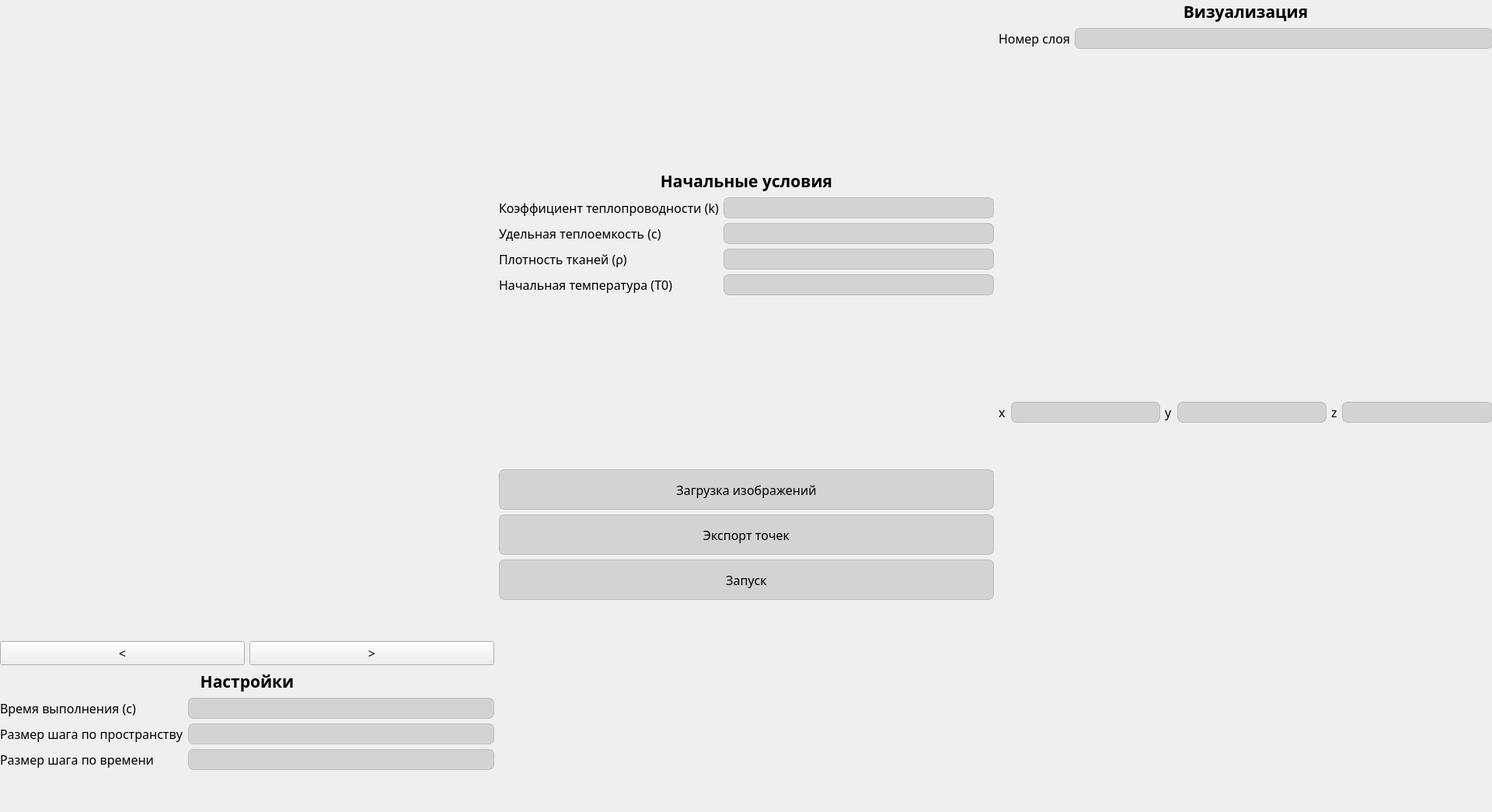
<?xml version="1.0" encoding="UTF-8"?>
<ui version="4.0">
 <class>MainWindow</class>
 <widget class="QMainWindow" name="MainWindow">
  <property name="geometry">
   <rect>
    <x>0</x>
    <y>0</y>
    <width>1920</width>
    <height>1045</height>
   </rect>
  </property>
  <property name="font">
   <font>
    <family>JetBrainsMonoNL NFP</family>
    <pointsize>12</pointsize>
    <italic>false</italic>
    <bold>false</bold>
   </font>
  </property>
  <property name="windowTitle">
   <string>MainWindow</string>
  </property>
  <property name="styleSheet">
   <string notr="true">font: 12pt &quot;JetBrainsMonoNL NFP&quot;;</string>
  </property>
  <widget class="QWidget" name="centralwidget">
   <widget class="QWidget" name="layoutWidget">
    <property name="geometry">
     <rect>
      <x>0</x>
      <y>0</y>
      <width>1921</width>
      <height>991</height>
     </rect>
    </property>
    <layout class="QHBoxLayout" name="horizontalLayout_3">
     <item>
      <layout class="QVBoxLayout" name="verticalLayout_3">
       <item>
        <widget class="QWidget" name="widget_geometry" native="true"/>
       </item>
       <item>
        <layout class="QVBoxLayout" name="layout_settings">
         <item>
          <layout class="QHBoxLayout" name="horizontalLayout_9">
           <item>
            <widget class="QPushButton" name="pushButton">
             <property name="text">
              <string>&lt;</string>
             </property>
            </widget>
           </item>
           <item>
            <widget class="QPushButton" name="pushButton_2">
             <property name="text">
              <string>&gt;</string>
             </property>
            </widget>
           </item>
          </layout>
         </item>
         <item>
          <widget class="QLabel" name="label_settings">
           <property name="sizePolicy">
            <sizepolicy hsizetype="Preferred" vsizetype="Maximum">
             <horstretch>0</horstretch>
             <verstretch>0</verstretch>
            </sizepolicy>
           </property>
           <property name="font">
            <font>
             <family>JetBrainsMonoNL NFP</family>
             <pointsize>16</pointsize>
             <italic>false</italic>
             <bold>true</bold>
            </font>
           </property>
           <property name="styleSheet">
            <string notr="true">font-weight: bold;
font-size: 16pt;</string>
           </property>
           <property name="text">
            <string>Настройки</string>
           </property>
           <property name="alignment">
            <set>Qt::AlignmentFlag::AlignCenter</set>
           </property>
          </widget>
         </item>
         <item>
          <layout class="QHBoxLayout" name="horizontalLayout">
           <item>
            <layout class="QVBoxLayout" name="verticalLayout_2">
             <item>
              <widget class="QLabel" name="label_time">
               <property name="text">
                <string>Время выполнения (с)</string>
               </property>
              </widget>
             </item>
             <item>
              <widget class="QLabel" name="label_hx">
               <property name="text">
                <string>Размер шага по пространству</string>
               </property>
              </widget>
             </item>
             <item>
              <widget class="QLabel" name="label_ht">
               <property name="text">
                <string>Размер шага по времени</string>
               </property>
              </widget>
             </item>
            </layout>
           </item>
           <item>
            <layout class="QVBoxLayout" name="verticalLayout">
             <item>
              <widget class="QLineEdit" name="lineEdit_time">
               <property name="styleSheet">
                <string notr="true">background-color: rgba(0, 0, 0, 30);
border: 1px solid rgba(0, 0, 0, 40);
border-radius: 7px;</string>
               </property>
              </widget>
             </item>
             <item>
              <widget class="QLineEdit" name="lineEdit_hx">
               <property name="styleSheet">
                <string notr="true">background-color: rgba(0, 0, 0, 30);
border: 1px solid rgba(0, 0, 0, 40);
border-radius: 7px;</string>
               </property>
              </widget>
             </item>
             <item>
              <widget class="QLineEdit" name="lineEdit_ht">
               <property name="styleSheet">
                <string notr="true">background-color: rgba(0, 0, 0, 30);
border: 1px solid rgba(0, 0, 0, 40);
border-radius: 7px;</string>
               </property>
               <property name="text">
                <string/>
               </property>
              </widget>
             </item>
            </layout>
           </item>
          </layout>
         </item>
        </layout>
       </item>
      </layout>
     </item>
     <item>
      <layout class="QVBoxLayout" name="verticalLayout_10">
       <item>
        <layout class="QVBoxLayout" name="layout_init_conds">
         <item>
          <widget class="QLabel" name="label_init_conds">
           <property name="sizePolicy">
            <sizepolicy hsizetype="Preferred" vsizetype="Maximum">
             <horstretch>0</horstretch>
             <verstretch>0</verstretch>
            </sizepolicy>
           </property>
           <property name="font">
            <font>
             <family>JetBrainsMonoNL NFP</family>
             <pointsize>16</pointsize>
             <italic>false</italic>
             <bold>true</bold>
            </font>
           </property>
           <property name="styleSheet">
            <string notr="true">font-weight: bold;
font-size: 16pt;</string>
           </property>
           <property name="text">
            <string>Начальные условия</string>
           </property>
           <property name="alignment">
            <set>Qt::AlignmentFlag::AlignCenter</set>
           </property>
          </widget>
         </item>
         <item>
          <layout class="QHBoxLayout" name="horizontalLayout_2">
           <item>
            <layout class="QVBoxLayout" name="verticalLayout_4">
             <item>
              <widget class="QLabel" name="label_k">
               <property name="text">
                <string>Коэффициент теплопроводности (k)</string>
               </property>
              </widget>
             </item>
             <item>
              <widget class="QLabel" name="label_c">
               <property name="text">
                <string>Удельная теплоемкость (c)</string>
               </property>
              </widget>
             </item>
             <item>
              <widget class="QLabel" name="label_rho">
               <property name="text">
                <string>Плотность тканей (ρ)</string>
               </property>
              </widget>
             </item>
             <item>
              <widget class="QLabel" name="label_t0">
               <property name="text">
                <string>Начальная температура (T0)</string>
               </property>
              </widget>
             </item>
            </layout>
           </item>
           <item>
            <layout class="QVBoxLayout" name="verticalLayout_5">
             <item>
              <widget class="QLineEdit" name="lineEdit_k">
               <property name="styleSheet">
                <string notr="true">background-color: rgba(0, 0, 0, 30);
border: 1px solid rgba(0, 0, 0, 40);
border-radius: 7px;</string>
               </property>
              </widget>
             </item>
             <item>
              <widget class="QLineEdit" name="lineEdit_c">
               <property name="styleSheet">
                <string notr="true">background-color: rgba(0, 0, 0, 30);
border: 1px solid rgba(0, 0, 0, 40);
border-radius: 7px;</string>
               </property>
              </widget>
             </item>
             <item>
              <widget class="QLineEdit" name="lineEdit_rho">
               <property name="styleSheet">
                <string notr="true">background-color: rgba(0, 0, 0, 30);
border: 1px solid rgba(0, 0, 0, 40);
border-radius: 7px;</string>
               </property>
              </widget>
             </item>
             <item>
              <widget class="QLineEdit" name="lineEdit_t0">
               <property name="styleSheet">
                <string notr="true">background-color: rgba(0, 0, 0, 30);
border: 1px solid rgba(0, 0, 0, 40);
border-radius: 7px;</string>
               </property>
              </widget>
             </item>
            </layout>
           </item>
          </layout>
         </item>
        </layout>
       </item>
       <item>
        <layout class="QVBoxLayout" name="verticalLayout_9">
         <item>
          <widget class="QPushButton" name="pushButton_upload_imgs">
           <property name="styleSheet">
            <string notr="true">QPushButton {
	background-color: rgba(0, 0, 0, 30);
	border: 1px solid rgba(0, 0, 0, 40);
	border-radius: 7px;
	width: 230px;
	height: 50px;
}

QPushButton:hover {
	background-color: rgba(0, 0, 0, 40);
}

QPushButton:pressed {
	background-color: rgba(0, 0, 0, 70);
}</string>
           </property>
           <property name="text">
            <string>Загрузка изображений</string>
           </property>
          </widget>
         </item>
         <item>
          <widget class="QPushButton" name="pushButton_export">
           <property name="styleSheet">
            <string notr="true">QPushButton {
	background-color: rgba(0, 0, 0, 30);
	border: 1px solid rgba(0, 0, 0, 40);
	border-radius: 7px;
	width: 230px;
	height: 50px;
}

QPushButton:hover {
	background-color: rgba(0, 0, 0, 40);
}

QPushButton:pressed {
	background-color: rgba(0, 0, 0, 70);
}</string>
           </property>
           <property name="text">
            <string>Экспорт точек</string>
           </property>
          </widget>
         </item>
         <item>
          <widget class="QPushButton" name="pushButton_run">
           <property name="styleSheet">
            <string notr="true">QPushButton {
	background-color: rgba(0, 0, 0, 30);
	border: 1px solid rgba(0, 0, 0, 40);
	border-radius: 7px;
	width: 230px;
	height: 50px;
}

QPushButton:hover {
	background-color: rgba(0, 0, 0, 40);
}

QPushButton:pressed {
	background-color: rgba(0, 0, 0, 70);
}</string>
           </property>
           <property name="text">
            <string>Запуск</string>
           </property>
          </widget>
         </item>
        </layout>
       </item>
      </layout>
     </item>
     <item>
      <layout class="QVBoxLayout" name="verticalLayout_8">
       <item>
        <widget class="QLabel" name="label_vizual">
         <property name="sizePolicy">
          <sizepolicy hsizetype="Preferred" vsizetype="Maximum">
           <horstretch>0</horstretch>
           <verstretch>0</verstretch>
          </sizepolicy>
         </property>
         <property name="font">
          <font>
           <family>JetBrainsMonoNL NFP</family>
           <pointsize>16</pointsize>
           <italic>false</italic>
           <bold>true</bold>
          </font>
         </property>
         <property name="styleSheet">
          <string notr="true">font-weight: bold;
font-size: 16pt;</string>
         </property>
         <property name="text">
          <string>Визуализация</string>
         </property>
         <property name="alignment">
          <set>Qt::AlignmentFlag::AlignCenter</set>
         </property>
        </widget>
       </item>
       <item>
        <layout class="QVBoxLayout" name="verticalLayout_7">
         <item>
          <layout class="QHBoxLayout" name="horizontalLayout_4" stretch="0,0">
           <property name="spacing">
            <number>6</number>
           </property>
           <property name="sizeConstraint">
            <enum>QLayout::SizeConstraint::SetDefaultConstraint</enum>
           </property>
           <item>
            <widget class="QLabel" name="label_layer_num">
             <property name="sizePolicy">
              <sizepolicy hsizetype="Preferred" vsizetype="Maximum">
               <horstretch>0</horstretch>
               <verstretch>0</verstretch>
              </sizepolicy>
             </property>
             <property name="text">
              <string>Номер слоя</string>
             </property>
            </widget>
           </item>
           <item>
            <widget class="QLineEdit" name="lineEdit_layer_num">
             <property name="styleSheet">
              <string notr="true">background-color: rgba(0, 0, 0, 30);
border: 1px solid rgba(0, 0, 0, 40);
border-radius: 7px;</string>
             </property>
            </widget>
           </item>
          </layout>
         </item>
         <item>
          <widget class="QWidget" name="widget_layer" native="true"/>
         </item>
        </layout>
       </item>
       <item>
        <layout class="QVBoxLayout" name="verticalLayout_6">
         <item>
          <layout class="QHBoxLayout" name="horizontalLayout_8">
           <item>
            <layout class="QHBoxLayout" name="horizontalLayout_5">
             <item>
              <widget class="QLabel" name="label_3">
               <property name="text">
                <string>x</string>
               </property>
              </widget>
             </item>
             <item>
              <widget class="QLineEdit" name="lineEdit_x">
               <property name="styleSheet">
                <string notr="true">background-color: rgba(0, 0, 0, 30);
border: 1px solid rgba(0, 0, 0, 40);
border-radius: 7px;</string>
               </property>
              </widget>
             </item>
            </layout>
           </item>
           <item>
            <layout class="QHBoxLayout" name="horizontalLayout_6">
             <item>
              <widget class="QLabel" name="label_4">
               <property name="text">
                <string>y</string>
               </property>
              </widget>
             </item>
             <item>
              <widget class="QLineEdit" name="lineEdit_y">
               <property name="styleSheet">
                <string notr="true">background-color: rgba(0, 0, 0, 30);
border: 1px solid rgba(0, 0, 0, 40);
border-radius: 7px;</string>
               </property>
              </widget>
             </item>
            </layout>
           </item>
           <item>
            <layout class="QHBoxLayout" name="horizontalLayout_7">
             <item>
              <widget class="QLabel" name="label_5">
               <property name="text">
                <string>z</string>
               </property>
              </widget>
             </item>
             <item>
              <widget class="QLineEdit" name="lineEdit_z">
               <property name="enabled">
                <bool>false</bool>
               </property>
               <property name="styleSheet">
                <string notr="true">background-color: rgba(0, 0, 0, 30);
border: 1px solid rgba(0, 0, 0, 40);
border-radius: 7px;</string>
               </property>
              </widget>
             </item>
            </layout>
           </item>
          </layout>
         </item>
         <item>
          <widget class="QWidget" name="widget_temperature" native="true"/>
         </item>
        </layout>
       </item>
      </layout>
     </item>
    </layout>
   </widget>
  </widget>
 </widget>
 <resources/>
 <connections/>
</ui>
